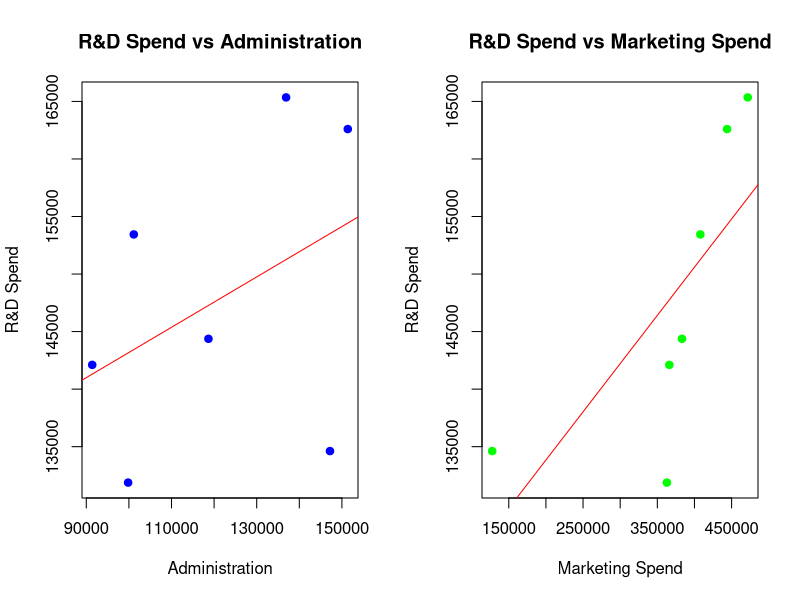

Reproduce this figure in R.
# Creating the dataset
data <- data.frame(
  RnD_Spend = c(165349.2, 162597.7, 153441.5, 144372.4, 142107.3, 131876.9, 134615.5),
  Administration = c(136897.8, 151377.6, 101145.6, 118671.9, 91391.77, 99814.71, 147198.9),
  Marketing_Spend = c(471784.1, 443898.5, 407934.5, 383199.6, 366168.4, 362861.4, 127716.8)
)

# View the dataset
print("Dataset:")
print(data)

# Multiple Linear Regression Model
# Dependent variable (Y) could be any of the columns, for example, R&D Spend vs the other two features.
model <- lm(RnD_Spend ~ Administration + Marketing_Spend, data = data)

# Display the summary of the model
print("Multiple Linear Regression Model Summary:")
summary(model)

# Predicting R&D Spend for new data
new_data <- data.frame(Administration = 120000, Marketing_Spend = 400000)
predicted_RnD_Spend <- predict(model, newdata = new_data)

# Display the predicted value for new data
print("Predicted R&D Spend for Administration = 120000 and Marketing Spend = 400000:")
print(predicted_RnD_Spend)

# Plotting the data points and the regression line (if possible, otherwise, interpret the relationship)
# Here, we plot the relationships between the independent variables and the dependent variable
par(mfrow = c(1, 2))  # Setting up multiple plots in one row

# Plotting R&D Spend vs Administration
plot(data$Administration, data$RnD_Spend, 
     main = "R&D Spend vs Administration", 
     xlab = "Administration", ylab = "R&D Spend", 
     col = "blue", pch = 19)
abline(lm(RnD_Spend ~ Administration, data = data), col = "red")

# Plotting R&D Spend vs Marketing Spend
plot(data$Marketing_Spend, data$RnD_Spend, 
     main = "R&D Spend vs Marketing Spend", 
     xlab = "Marketing Spend", ylab = "R&D Spend", 
     col = "green", pch = 19)
abline(lm(RnD_Spend ~ Marketing_Spend, data = data), col = "red")
